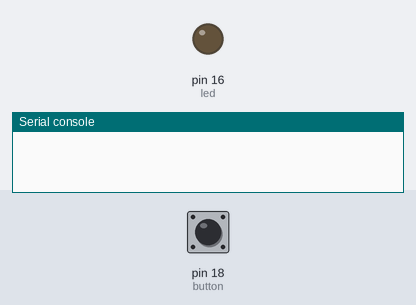
A program run on a simulated MicroPython board. Parts: output pins drawn as LEDs (lit = HIGH), the last lines printed to the serial console. Dashed ring = blinking. The test bench sets the inputs (shaded band); at power-on: pin 18 (button) LOW.

Above: at 1.2 s.
1.3 s: pin 18 (button) pulled HIGH for 0.15 s
At 1.7 s:
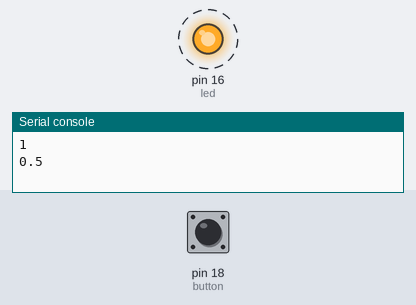
Timing chart, 0 to 10.4 s (numbered marks = the images above; inputs shaded):
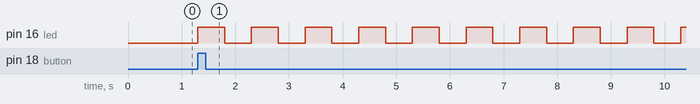

Measured:
- after the input at 1.3 s, pin 16 (led): alternates HIGH for 0.50 s and LOW for 0.50 s, starting at once

The program:

main.py
```python
import time
import machine

led = machine.Pin(16, machine.Pin.OUT)
button = machine.Pin(18, machine.Pin.IN, machine.Pin.PULL_DOWN)
nb = 0
etat = 0
etat_precedant = 0
temps_base = 0.5

def clignotte (temps):
    led.toggle()
    time.sleep(temps)
    led.toggle()
    time.sleep(temps)

while True:
    etat = button.value()

    if etat == 1 and etat_precedant == 0:
        nb += 1

    if nb > 0 and nb < 6:
        temps = temps_base / nb
        print(nb)
        print(temps)
        clignotte(temps)
    else:
        nb = 0
        led.value(0)

    etat_precedant = etat
```
